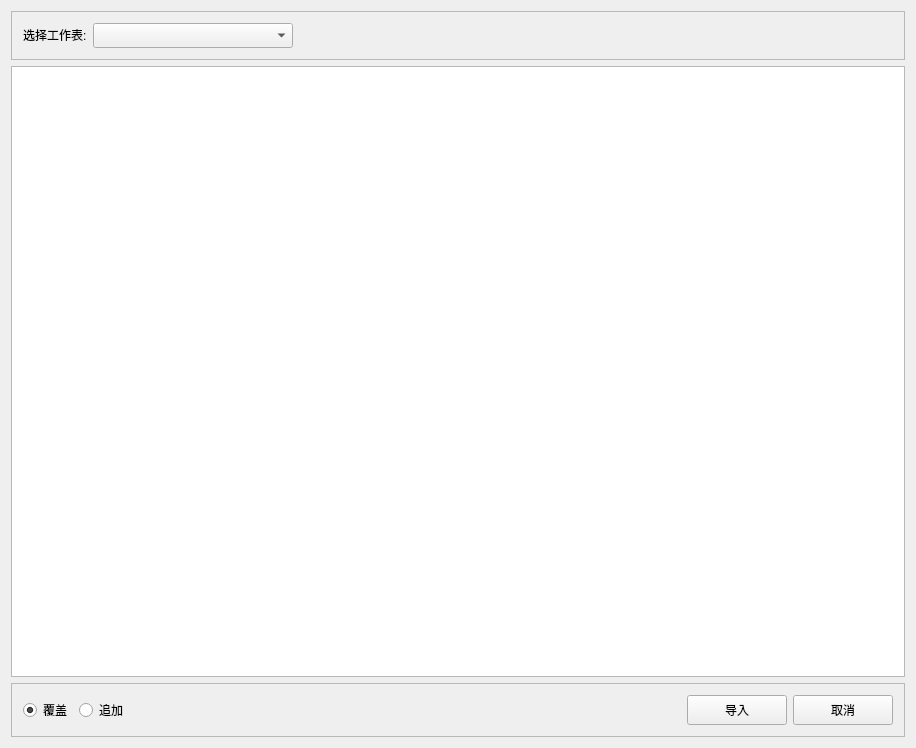
<?xml version="1.0" encoding="UTF-8"?>
<ui version="4.0">
 <class>CDlgWbqd_LoadExcel</class>
 <widget class="QWidget" name="CDlgWbqd_LoadExcel">
  <property name="geometry">
   <rect>
    <x>0</x>
    <y>0</y>
    <width>916</width>
    <height>748</height>
   </rect>
  </property>
  <property name="windowTitle">
   <string>导入Excel清单</string>
  </property>
  <layout class="QVBoxLayout" name="verticalLayout">
   <item>
    <widget class="QFrame" name="frame">
     <property name="frameShape">
      <enum>QFrame::StyledPanel</enum>
     </property>
     <property name="frameShadow">
      <enum>QFrame::Raised</enum>
     </property>
     <layout class="QHBoxLayout" name="horizontalLayout">
      <item>
       <widget class="QLabel" name="label_2">
        <property name="sizePolicy">
         <sizepolicy hsizetype="Fixed" vsizetype="Fixed">
          <horstretch>0</horstretch>
          <verstretch>0</verstretch>
         </sizepolicy>
        </property>
        <property name="text">
         <string>选择工作表:</string>
        </property>
       </widget>
      </item>
      <item>
       <widget class="QComboBox" name="comboBoxSheet">
        <property name="sizePolicy">
         <sizepolicy hsizetype="Fixed" vsizetype="Fixed">
          <horstretch>0</horstretch>
          <verstretch>0</verstretch>
         </sizepolicy>
        </property>
        <property name="minimumSize">
         <size>
          <width>200</width>
          <height>25</height>
         </size>
        </property>
        <property name="maximumSize">
         <size>
          <width>200</width>
          <height>25</height>
         </size>
        </property>
       </widget>
      </item>
      <item>
       <spacer name="horizontalSpacer">
        <property name="orientation">
         <enum>Qt::Horizontal</enum>
        </property>
        <property name="sizeHint" stdset="0">
         <size>
          <width>40</width>
          <height>20</height>
         </size>
        </property>
       </spacer>
      </item>
     </layout>
    </widget>
   </item>
   <item>
    <widget class="QTableView" name="tableViewContent"/>
   </item>
   <item>
    <widget class="QFrame" name="frame_2">
     <property name="frameShape">
      <enum>QFrame::StyledPanel</enum>
     </property>
     <property name="frameShadow">
      <enum>QFrame::Raised</enum>
     </property>
     <layout class="QHBoxLayout" name="horizontalLayout_2">
      <item>
       <widget class="QRadioButton" name="radioButtonCover">
        <property name="minimumSize">
         <size>
          <width>50</width>
          <height>30</height>
         </size>
        </property>
        <property name="maximumSize">
         <size>
          <width>50</width>
          <height>30</height>
         </size>
        </property>
        <property name="text">
         <string>覆盖</string>
        </property>
        <property name="checked">
         <bool>true</bool>
        </property>
       </widget>
      </item>
      <item>
       <widget class="QRadioButton" name="radioButtonAppend">
        <property name="minimumSize">
         <size>
          <width>50</width>
          <height>30</height>
         </size>
        </property>
        <property name="maximumSize">
         <size>
          <width>50</width>
          <height>30</height>
         </size>
        </property>
        <property name="text">
         <string>追加</string>
        </property>
       </widget>
      </item>
      <item>
       <spacer name="horizontalSpacer_2">
        <property name="orientation">
         <enum>Qt::Horizontal</enum>
        </property>
        <property name="sizeHint" stdset="0">
         <size>
          <width>40</width>
          <height>20</height>
         </size>
        </property>
       </spacer>
      </item>
      <item>
       <widget class="QPushButton" name="pushButtonSave">
        <property name="minimumSize">
         <size>
          <width>100</width>
          <height>30</height>
         </size>
        </property>
        <property name="maximumSize">
         <size>
          <width>100</width>
          <height>30</height>
         </size>
        </property>
        <property name="text">
         <string>导入</string>
        </property>
       </widget>
      </item>
      <item>
       <widget class="QPushButton" name="pushButtonCancel">
        <property name="minimumSize">
         <size>
          <width>100</width>
          <height>30</height>
         </size>
        </property>
        <property name="maximumSize">
         <size>
          <width>100</width>
          <height>30</height>
         </size>
        </property>
        <property name="text">
         <string>取消</string>
        </property>
       </widget>
      </item>
     </layout>
    </widget>
   </item>
  </layout>
 </widget>
 <layoutdefault spacing="6" margin="11"/>
 <resources/>
 <connections>
  <connection>
   <sender>comboBoxSheet</sender>
   <signal>currentIndexChanged(QString)</signal>
   <receiver>CDlgWbqd_LoadExcel</receiver>
   <slot>On_ComboBoxSheet_CurrentIndexChanged(QString)</slot>
   <hints>
    <hint type="sourcelabel">
     <x>273</x>
     <y>28</y>
    </hint>
    <hint type="destinationlabel">
     <x>519</x>
     <y>4</y>
    </hint>
   </hints>
  </connection>
  <connection>
   <sender>pushButtonSave</sender>
   <signal>clicked()</signal>
   <receiver>CDlgWbqd_LoadExcel</receiver>
   <slot>On_pushButtonSave_Clicked()</slot>
   <hints>
    <hint type="sourcelabel">
     <x>720</x>
     <y>718</y>
    </hint>
    <hint type="destinationlabel">
     <x>720</x>
     <y>746</y>
    </hint>
   </hints>
  </connection>
  <connection>
   <sender>pushButtonCancel</sender>
   <signal>clicked()</signal>
   <receiver>CDlgWbqd_LoadExcel</receiver>
   <slot>close()</slot>
   <hints>
    <hint type="sourcelabel">
     <x>845</x>
     <y>713</y>
    </hint>
    <hint type="destinationlabel">
     <x>870</x>
     <y>742</y>
    </hint>
   </hints>
  </connection>
 </connections>
 <slots>
  <slot>On_ComboBoxSheet_CurrentIndexChanged(QString)</slot>
  <slot>On_pushButtonSave_Clicked()</slot>
 </slots>
</ui>
